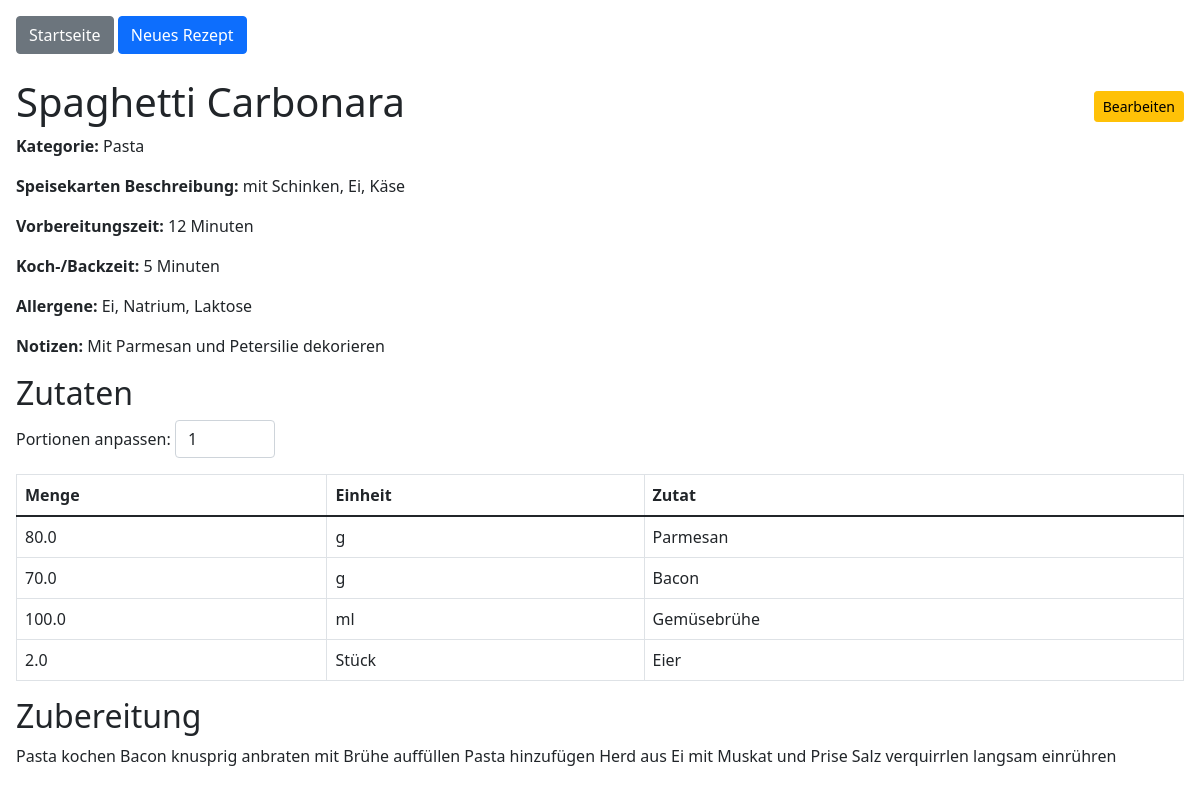
/recipe/1, run on the app's committed database.
### tables this page shows
CREATE TABLE recipes (
    id INTEGER PRIMARY KEY AUTOINCREMENT,
    name TEXT NOT NULL,
    category TEXT,
    menu_description TEXT,
    preparation_time INTEGER,
    cooking_time INTEGER,
    allergens TEXT,
    instructions TEXT,
    notes TEXT
);

CREATE TABLE ingredients (
    id INTEGER PRIMARY KEY AUTOINCREMENT,
    recipe_id INTEGER,
    quantity REAL,
    unit TEXT,
    ingredient_name TEXT,
    display_order INTEGER,
    FOREIGN KEY(recipe_id) REFERENCES recipes(id)
);

### app.py (the view)
@app.route('/recipe/<int:recipe_id>')
def show_recipe(recipe_id):
    conn = get_db_connection()
    recipe = conn.execute('SELECT * FROM recipes WHERE id = ?', (recipe_id,)).fetchone()
    if recipe is None:
        conn.close()
        return "Rezept nicht gefunden", 404
    ingredients = conn.execute('SELECT * FROM ingredients WHERE recipe_id = ? ORDER BY display_order', (recipe_id,)).fetchall()
    conn.close()
    return render_template('recipe_detail.html', recipe=recipe, ingredients=ingredients)

### app.py (called while the page is built)
def get_db_connection():
    conn = sqlite3.connect('database.db')
    conn.row_factory = sqlite3.Row
    return conn

### templates/recipe_detail.html (shortened to what this page needs)
{% extends "layout.html" %}
{% block content %}
<div class="d-flex justify-content-between align-items-center">
    <h1>{{ recipe.name }}</h1>
    <div>
        <a href="{{ url_for('edit_recipe', recipe_id=recipe.id) }}" class="btn btn-sm btn-warning">Bearbeiten</a>
    </div>
</div>
<p><strong>Kategorie:</strong> {{ recipe.category }}</p>
<p><strong>Speisekarten Beschreibung:</strong>
{% if recipe.menu_description %}
    {{ recipe.menu_description }}
{% else %}
     -
{% endif %}
</p>
<p><strong>Vorbereitungszeit:</strong> {{ recipe.preparation_time }} Minuten</p>
<p><strong>Koch-/Backzeit:</strong> {{ recipe.cooking_time }} Minuten</p>
<p>
    {% if recipe.allergens %}
        <strong>Allergene:</strong> {{ recipe.allergens }}
    {% else %}
        <strong>Allergene:</strong> Keine Angabe
    {% endif %}
</p>
<p><strong>Notizen:</strong> {{ recipe.notes }}</p>
<h2>Zutaten</h2>
<div class="mb-3">
    <label for="portions">Portionen anpassen:</label>
    <input type="number" id="portions" value="1" min="1" class="form-control" style="width:100px;display:inline-block;">
</div>
<table class="table table-bordered" id="ingredients-table">
    <thead>
        <tr>
            <th>Menge</th>
            <th>Einheit</th>
            <th>Zutat</th>
        </tr>
    </thead>
    <tbody>
    {% for ingr in ingredients %}
        <tr>
            <td class="quantity-cell">{{ ingr.quantity }}</td>
            <td>{{ ingr.unit }}</td>
            <td>{{ ingr.ingredient_name }}</td>
        </tr>
    {% endfor %}
    </tbody>
</table>
<h2>Zubereitung</h2>
<p>{{ recipe.instructions }}</p>
{% endblock %}

### data on the page
recipes: name "Spaghetti Carbonara", category "Pasta", menu_description "mit Schinken, Ei, Käse", preparation_time "12", cooking_time "5", allergens "Ei, Natrium, Laktose", notes "Mit Parmesan und Petersilie dekorieren", instructions "Pasta kochen Bacon knusprig anbraten mit Brühe auffüllen Pasta hinzufügen Herd aus Ei mit Muskat und Prise Salz verquirrlen langsam einrühren"
ingredients: quantity "80.0", unit "g", ingredient_name "Parmesan"
ingredients: quantity "70.0", unit "g", ingredient_name "Bacon"
ingredients: quantity "100.0", unit "ml", ingredient_name "Gemüsebrühe"
ingredients: quantity "2.0", unit "Stück", ingredient_name "Eier"
